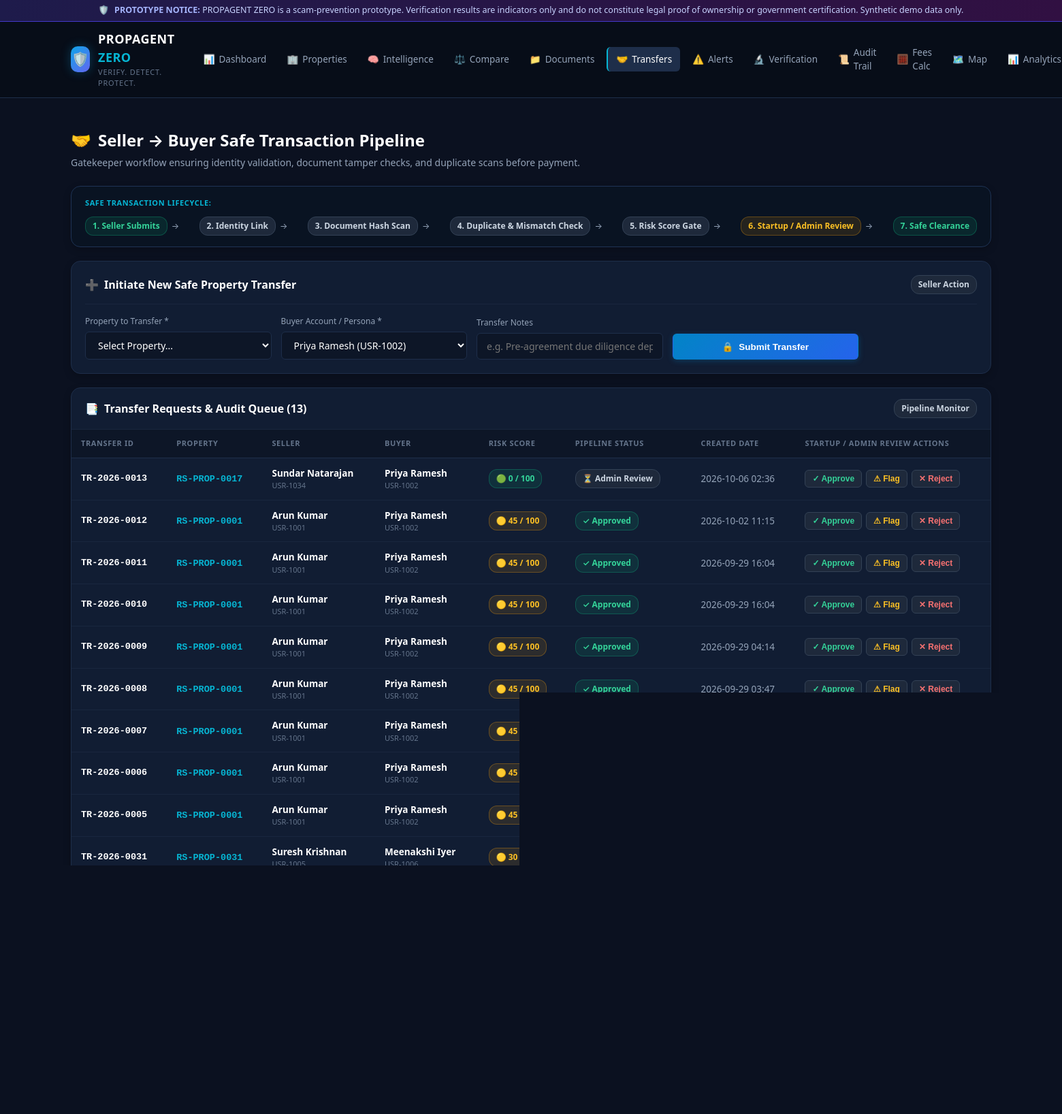
The app's page /transfers (signed in) with its own data.
### tables this page shows
CREATE TABLE transfers (
        id INTEGER PRIMARY KEY AUTOINCREMENT,
        transfer_id TEXT UNIQUE NOT NULL,
        property_id TEXT NOT NULL,
        seller_id TEXT NOT NULL,
        buyer_id TEXT NOT NULL,
        status TEXT NOT NULL DEFAULT 'Submitted',
        created_at TEXT NOT NULL DEFAULT CURRENT_TIMESTAMP,
        updated_at TEXT NOT NULL DEFAULT CURRENT_TIMESTAMP,
        notes TEXT,
        FOREIGN KEY (property_id) REFERENCES properties (property_id) ON DELETE CASCADE
    );

CREATE TABLE users (
        id INTEGER PRIMARY KEY AUTOINCREMENT,
        verified_user_id TEXT UNIQUE NOT NULL,
        name TEXT NOT NULL,
        role TEXT NOT NULL DEFAULT 'seller',
        verification_status TEXT NOT NULL DEFAULT 'Verified',
        password_hash TEXT NOT NULL DEFAULT 'demo_hash',
        email TEXT,
        created_at TEXT NOT NULL DEFAULT CURRENT_TIMESTAMP
    );

CREATE TABLE properties (
        id INTEGER PRIMARY KEY AUTOINCREMENT,
        property_id TEXT UNIQUE NOT NULL,
        owner_id TEXT NOT NULL,
        owner_name TEXT NOT NULL,
        survey_number TEXT NOT NULL,
        land_area REAL NOT NULL,
        area_unit TEXT NOT NULL DEFAULT 'sq.ft',
        property_type TEXT NOT NULL,
        district TEXT NOT NULL,
        taluk TEXT NOT NULL,
        village TEXT NOT NULL,
        location TEXT NOT NULL,
        registration_date TEXT NOT NULL,
        ownership_status TEXT NOT NULL DEFAULT 'Active',
        verification_status TEXT NOT NULL DEFAULT 'Pending',
        risk_score INTEGER NOT NULL DEFAULT 0,
        risk_level TEXT NOT NULL DEFAULT 'Low Risk',
        previous_owner TEXT,
        transfer_date TEXT,
        created_at TEXT NOT NULL DEFAULT CURRENT_TIMESTAMP
    , latitude REAL DEFAULT 13.0827, longitude REAL DEFAULT 80.2707, address TEXT DEFAULT "", land_purpose TEXT DEFAULT "Residential", declared_purpose TEXT DEFAULT "Residential", location_status TEXT DEFAULT "Consistent", purpose_status TEXT DEFAULT "Consistent", boundary_coordinates TEXT DEFAULT "", utility_dues TEXT DEFAULT "");

### app.py (the view)
@app.route('/transfers')
@login_required
def transfers():
    conn = get_db_connection()
    cursor = conn.cursor()
    cursor.execute("""
        SELECT t.*, p.risk_score, p.risk_level, p.verification_status as prop_verif,
               u1.name as seller_name, u2.name as buyer_name
        FROM transfers t
        LEFT JOIN properties p ON t.property_id = p.property_id
        LEFT JOIN users u1 ON t.seller_id = u1.verified_user_id
        LEFT JOIN users u2 ON t.buyer_id = u2.verified_user_id
        ORDER BY t.id DESC
    """)
    transfer_list = [dict(r) for r in cursor.fetchall()]
    cursor.execute("SELECT property_id, owner_name, risk_score FROM properties ORDER BY property_id ASC")
    props = [dict(r) for r in cursor.fetchall()]
    cursor.execute("SELECT * FROM users WHERE role = 'buyer'")
    buyers = [dict(r) for r in cursor.fetchall()]
    conn.close()
    return render_template(
        'transfers.html',
        transfers=transfer_list,
        properties=props,
        buyers=buyers,
        selected_property_id=request.args.get('property_id')
    )

### templates/transfers.html (shortened to what this page needs)
{% extends "base.html" %}
{% block content %}
<div class="page-header">
  <div class="page-title">
    <h2><span>🤝</span> Seller &rarr; Buyer Safe Transaction Pipeline</h2>
    <p>Gatekeeper workflow ensuring identity validation, document tamper checks, and duplicate scans before payment.</p>
  </div>
</div>
<div class="card" style="background: #091322; border-color: #1e3355; padding: 16px 20px;">
  <div style="font-size: 11px; text-transform: uppercase; color: var(--accent-cyan); font-weight: 700; letter-spacing: 0.6px; margin-bottom: 12px;">
    SAFE TRANSACTION LIFECYCLE:
  </div>
  <div style="display: flex; align-items: center; justify-content: space-between; flex-wrap: wrap; gap: 10px; font-size: 12px; color: var(--text-secondary);">
    <div style="display: flex; align-items: center; gap: 6px;">
      <span class="badge badge-verified">1. Seller Submits</span>
      <span>&rarr;</span>
    </div>
    <div style="display: flex; align-items: center; gap: 6px;">
      <span class="badge badge-neutral">2. Identity Link</span>
      <span>&rarr;</span>
    </div>
    <div style="display: flex; align-items: center; gap: 6px;">
      <span class="badge badge-neutral">3. Document Hash Scan</span>
      <span>&rarr;</span>
    </div>
    <div style="display: flex; align-items: center; gap: 6px;">
      <span class="badge badge-neutral">4. Duplicate & Mismatch Check</span>
      <span>&rarr;</span>
    </div>
    <div style="display: flex; align-items: center; gap: 6px;">
      <span class="badge badge-neutral">5. Risk Score Gate</span>
      <span>&rarr;</span>
    </div>
    <div style="display: flex; align-items: center; gap: 6px;">
      <span class="badge badge-review-required">6. Startup / Admin Review</span>
      <span>&rarr;</span>
    </div>
    <div>
      <span class="badge badge-verified">7. Safe Clearance</span>
    </div>
  </div>
</div>
<div class="card">
  <div class="card-header">
    <h3><span>➕</span> Initiate New Safe Property Transfer</h3>
    <span class="badge badge-neutral">Seller Action</span>
  </div>
  {% if session.get('user_role') in ('seller', 'admin') %}
  <form method="POST" action="{{ url_for('initiate_transfer') }}" style="display: grid; grid-template-columns: repeat(auto-fit, minmax(220px, 1fr)) 160px; gap: 14px; align-items: flex-end;">
    <div>
      <label style="font-size: 12px; color: var(--text-secondary); display: block; margin-bottom: 6px;">
        Property to Transfer *
      </label>
      <select name="property_id" class="form-control" required>
        <option value="">Select Property...</option>
      </select>
    </div>
    <div>
      <label style="font-size: 12px; color: var(--text-secondary); display: block; margin-bottom: 6px;">
        Buyer Account / Persona *
      </label>
      <select name="buyer_id" class="form-control" required>
        {% for u in buyers %}
          <option value="{{ u.verified_user_id }}">{{ u.name }} ({{ u.verified_user_id }})</option>
        {% endfor %}
      </select>
    </div>
    <div>
      <label style="font-size: 12px; color: var(--text-secondary); display: block; margin-bottom: 6px;">
        Transfer Notes
      </label>
      <input type="text" name="notes" class="form-control" placeholder="e.g. Pre-agreement due diligence deposit">
    </div>
    <button type="submit" class="btn btn-primary" style="height: 38px;">
      <span>🔒</span> Submit Transfer
    </button>
  </form>
  {% else %}
  <p style="color: var(--text-muted); padding: 12px 0; font-size: 13px;">🔒 Buyers cannot initiate transfers. Contact the seller.</p>
  {% endif %}
</div>
<div class="card" style="padding: 0; overflow: hidden;">
  <div class="card-header" style="padding: 16px 20px; margin: 0;">
    <h3><span>📑</span> Transfer Requests & Audit Queue ({{ transfers|length }})</h3>
    <span class="badge badge-neutral">Pipeline Monitor</span>
  </div>
  <div class="table-responsive">
    <table class="data-table">
      <thead>
        <tr>
          <th>Transfer ID</th>
          <th>Property</th>
          <th>Seller</th>
          <th>Buyer</th>
          <th>Risk Score</th>
          <th>Pipeline Status</th>
          <th>Created Date</th>
          <th>Startup / Admin Review Actions</th>
        </tr>
      </thead>
      <tbody>
        {% for tr in transfers %}
          <tr>
            <td class="mono-id"><strong>{{ tr.transfer_id }}</strong></td>
            <td>
              <a href="{{ url_for('property_passport', property_id=tr.property_id) }}" class="mono-id" style="text-decoration: none;">
                {{ tr.property_id }}
              </a>
            </td>
            <td>
              <strong>{{ tr.seller_name or tr.seller_id }}</strong>
              <div style="font-size: 11px; color: var(--text-muted);">{{ tr.seller_id }}</div>
            </td>
            <td>
              <strong>{{ tr.buyer_name or tr.buyer_id }}</strong>
              <div style="font-size: 11px; color: var(--text-muted);">{{ tr.buyer_id }}</div>
            </td>
            <td>
              {% if tr.risk_score >= 60 %}
                <span class="badge badge-high-risk">🔴 {{ tr.risk_score }} / 100</span>
              {% elif tr.risk_score >= 30 %}
                <span class="badge badge-review-required">🟡 {{ tr.risk_score }} / 100</span>
              {% else %}
                <span class="badge badge-low-risk">🟢 {{ tr.risk_score }} / 100</span>
              {% endif %}
            </td>
            <td>
              {% if tr.status == 'Approved' %}
                <span class="badge badge-verified">✓ Approved</span>
              {% elif tr.status == 'Review Required' %}
                <span class="badge badge-review-required">⚠ Review Required</span>
              {% elif tr.status == 'Rejected' %}
                <span class="badge badge-high-risk">❌ Rejected</span>
              {% else %}
                <span class="badge badge-neutral">⏳ {{ tr.status }}</span>
              {% endif %}
            </td>
            <td>{{ tr.created_at[:16] }}</td>
            <td>
              {% if session.get('user_role') == 'admin' %}
              <div style="display: flex; gap: 6px;">
                <form method="POST" action="{{ url_for('update_transfer_status', transfer_id=tr.transfer_id, new_status='Approved') }}" style="display: inline;">
                  <button type="submit" class="btn btn-secondary btn-sm" style="color: #34d399;" title="Approve Transfer">
                    ✓ Approve
                  </button>
                </form>
                <form method="POST" action="{{ url_for('update_transfer_status', transfer_id=tr.transfer_id, new_status='Review Required') }}" style="display: inline;">
                  <button type="submit" class="btn btn-secondary btn-sm" style="color: #fbbf24;" title="Flag for In-depth Diligence">
                    ⚠ Flag
                  </button>
                </form>
                <form method="POST" action="{{ url_for('update_transfer_status', transfer_id=tr.transfer_id, new_status='Rejected') }}" style="display: inline;">
                  <button type="submit" class="btn btn-secondary btn-sm" style="color: #f87171;" title="Reject Transfer">
                    ✕ Reject
                  </button>
                </form>
              </div>
              {% else %}
              <span style="color: var(--text-muted); font-size: 12px;">—</span>
              {% endif %}
            </td>
          </tr>
        {% else %}
          <tr>
            <td colspan="8" style="text-align: center; padding: 32px; color: var(--text-muted);">
              No property transfers currently in pipeline.
            </td>
          </tr>
        {% endfor %}
      </tbody>
    </table>
  </div>
</div>
{% endblock %}

### templates/base.html (shortened to what this page needs)
<!DOCTYPE html>
<html lang="en">
<head>
  <link rel="stylesheet" href="{{ url_for('static', filename='style.css') }}">
</head>
<body>
  <div class="disclaimer-banner">
    <span>🛡️</span>
    <span>
      <strong>PROTOTYPE NOTICE:</strong> PROPAGENT ZERO is a scam-prevention prototype. Verification results are indicators only and do not constitute legal proof of ownership or government certification. Synthetic demo data only.
    </span>
  </div>
  <header class="app-header">
    <div class="nav-container">
      <a href="{{ url_for('dashboard') }}" class="brand-group">
        <div class="brand-icon">🛡️</div>
        <div class="brand-text">
          <h1>PROPAGENT <span>ZERO</span></h1>
          <div class="brand-tagline">Verify. Detect. Protect.</div>
        </div>
      </a>
      <nav class="main-nav">
        <a href="{{ url_for('dashboard') }}" class="{% if request.endpoint == 'dashboard' %}active{% endif %}">
          <span>📊</span> Dashboard
        </a>
        <a href="{{ url_for('properties') }}" class="{% if request.endpoint in ['properties', 'property_passport', 'new_property'] %}active{% endif %}">
          <span>🏢</span> Properties
        </a>
        <a href="{{ url_for('property_intelligence') }}" class="{% if request.endpoint == 'property_intelligence' %}active{% endif %}">
          <span>🧠</span> Intelligence
        </a>
        <a href="{{ url_for('property_compare') }}" class="{% if request.endpoint == 'property_compare' %}active{% endif %}">
          <span>⚖️</span> Compare
        </a>
        <a href="{{ url_for('documents') }}" class="{% if request.endpoint == 'documents' %}active{% endif %}">
          <span>📁</span> Documents
        </a>
        <a href="{{ url_for('transfers') }}" class="{% if request.endpoint == 'transfers' %}active{% endif %}">
          <span>🤝</span> Transfers
        </a>
        <a href="{{ url_for('alerts') }}" class="{% if request.endpoint == 'alerts' %}active{% endif %}">
          <span>⚠️</span> Alerts
        </a>
        <a href="{{ url_for('verification_center') }}" class="{% if request.endpoint == 'verification_center' %}active{% endif %}">
          <span>🔬</span> Verification
        </a>
        <a href="{{ url_for('audit') }}" class="{% if request.endpoint == 'audit' %}active{% endif %}">
          <span>📜</span> Audit Trail
        </a>
        <a href="{{ url_for('stamp_duty_calculator') }}" class="{% if request.endpoint == 'stamp_duty_calculator' %}active{% endif %}">
          <span>🧮</span> Fees Calc
        </a>
        <a href="{{ url_for('map_view') }}" class="{% if request.endpoint == 'map_view' %}active{% endif %}">
          <span>🗺️</span> Map
        </a>
        {% if session.get('user_role') == 'admin' %}
        <a href="{{ url_for('analytics') }}" class="{% if request.endpoint == 'analytics' %}active{% endif %}">
          <span>📊</span> Analytics
        </a>
        {% endif %}
      </nav>
    </div>
  </header>
  <main class="app-main">
    {% block content %}{% endblock %}
  </main>
  <footer class="app-footer">
    <div class="footer-links">
      <a href="{{ url_for('dashboard') }}">Dashboard</a> &bull;
      <a href="{{ url_for('properties') }}">Property Directory</a> &bull;
      <a href="{{ url_for('property_intelligence') }}">Intelligence</a> &bull;
      <a href="{{ url_for('property_compare') }}">Comparison</a> &bull;
      <a href="{{ url_for('alerts') }}">Active Alerts</a> &bull;
      <a href="{{ url_for('transfers') }}">Safe Transfers</a> &bull;
      <a href="{{ url_for('audit') }}">Audit Ledger</a>
    </div>
    <p>
    </p>
    <p style="margin-top: 4px; font-size: 11.5px; color: #475569;">
    </p>
  </footer>
</body>
</html>

### records on screen
transfers: transfer_id "TR-2026-0013", property_id "RS-PROP-0017", name "Sundar Natarajan", seller_id "USR-1034", name "Priya Ramesh", buyer_id "USR-1002", risk_score "0", status "Admin Review", created_at "2026-10-06 02:36"
transfers: transfer_id "TR-2026-0012", property_id "RS-PROP-0001", name "Arun Kumar", seller_id "USR-1001", name "Priya Ramesh", buyer_id "USR-1002", risk_score "45", status "✓ Approved", created_at "2026-10-02 11:15"
transfers: transfer_id "TR-2026-0011", property_id "RS-PROP-0001", name "Arun Kumar", seller_id "USR-1001", name "Priya Ramesh", buyer_id "USR-1002", risk_score "45", status "✓ Approved", created_at "2026-09-29 16:04"
transfers: transfer_id "TR-2026-0010", property_id "RS-PROP-0001", name "Arun Kumar", seller_id "USR-1001", name "Priya Ramesh", buyer_id "USR-1002", risk_score "45", status "✓ Approved", created_at "2026-09-29 16:04"
transfers: transfer_id "TR-2026-0009", property_id "RS-PROP-0001", name "Arun Kumar", seller_id "USR-1001", name "Priya Ramesh", buyer_id "USR-1002", risk_score "45", status "✓ Approved", created_at "2026-09-29 04:14"
transfers: transfer_id "TR-2026-0008", property_id "RS-PROP-0001", name "Arun Kumar", seller_id "USR-1001", name "Priya Ramesh", buyer_id "USR-1002", risk_score "45", status "✓ Approved", created_at "2026-09-29 03:47"
transfers: transfer_id "TR-2026-0007", property_id "RS-PROP-0001", name "Arun Kumar", seller_id "USR-1001", name "Priya Ramesh", buyer_id "USR-1002", risk_score "45"
transfers: transfer_id "TR-2026-0006", property_id "RS-PROP-0001", name "Arun Kumar", seller_id "USR-1001", name "Priya Ramesh", buyer_id "USR-1002", risk_score "45"

### other values on screen
{{ transfers|length }} "13"
form field buyer_id "Priya Ramesh (USR-1002)"
